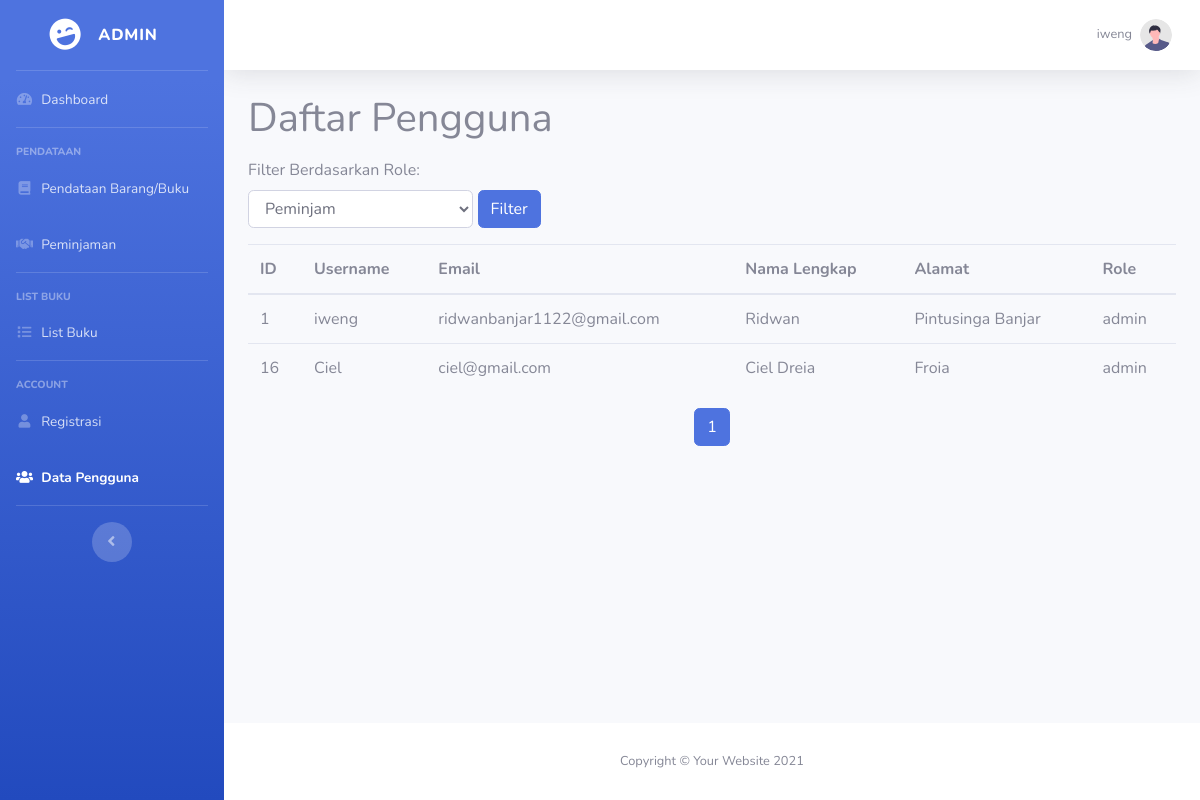
The app's page /dashboard/user.php?role=admin (signed in), older data.
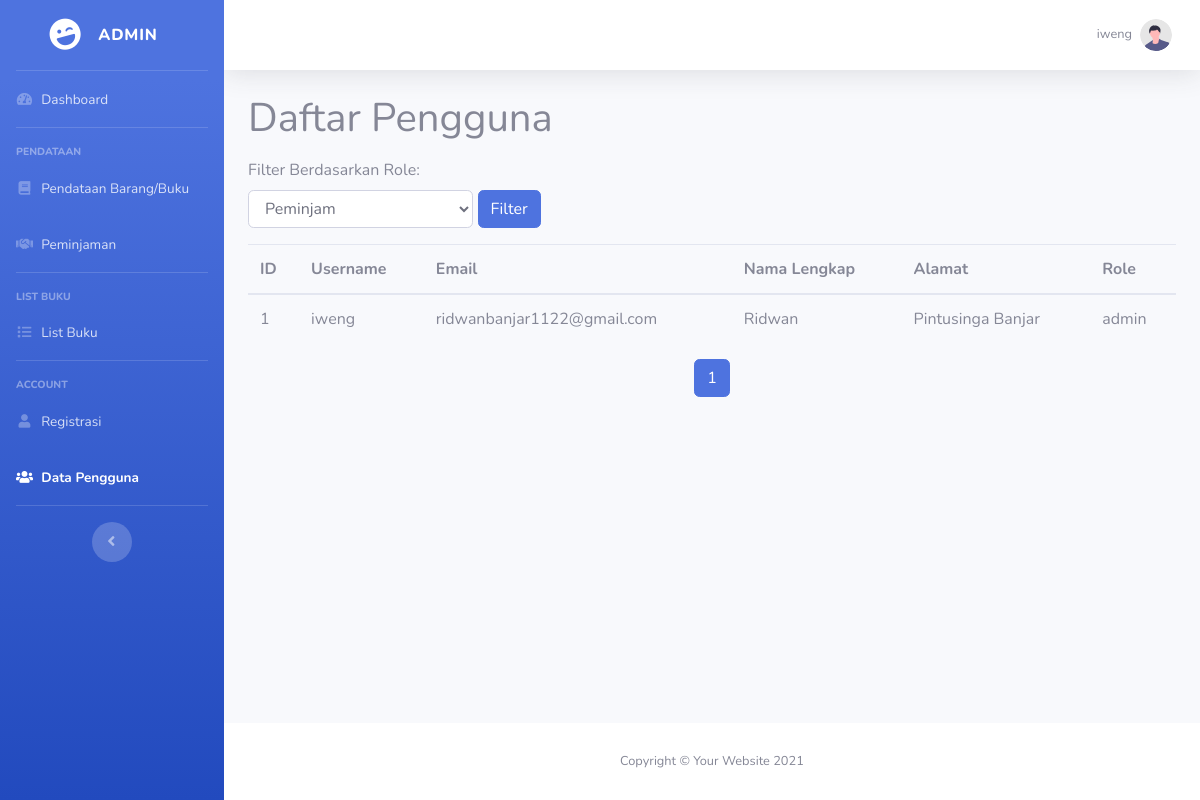
The same page, newer data.
### tables this page shows
CREATE TABLE `user` (
  `id` int(11) NOT NULL,
  `perpus_id` int(11) NOT NULL,
  `username` varchar(255) NOT NULL,
  `password` varchar(255) NOT NULL,
  `email` varchar(255) NOT NULL,
  `nama_lengkap` varchar(255) NOT NULL,
  `alamat` text NOT NULL,
  `role` enum('admin','petugas','peminjam','') NOT NULL,
  `created_at` timestamp NOT NULL DEFAULT current_timestamp() ON UPDATE current_timestamp()
);

### function/func.php (called while the page is built, shortened)
<?php
function getUserRole($conn, $username) {
    $userRole = '';
    $query = "SELECT role FROM `user` WHERE `username` = '$username'";
    $result = mysqli_query($conn, $query);
    if ($result) {
        $row = mysqli_fetch_assoc($result);
        $userRole = $row['role'];
    }
    return $userRole;
}

### dashboard/user.php (the view, shortened to what this page needs)
<?php
include '../function/func.php';
include '../config.php';
$username = $_SESSION['username'];
$userRole = getUserRole($conn, $username);
$page = isset($_GET['page']) ? (int)$_GET['page'] : 1;
$limit = 3;
$offset = ($page - 1) * $limit;
$filterRole = isset($_GET['role']) ? $_GET['role'] : '';
$query = "SELECT * FROM user";
$countQuery = "SELECT COUNT(*) as total FROM user";
if (!empty($filterRole)) {
    $query .= " WHERE role = '$filterRole'";
    $countQuery .= " WHERE role = '$filterRole'";
} else {
    $query .= " WHERE role != 'admin'";
    $countQuery .= " WHERE role != 'admin'";
}
$query .= " LIMIT $limit OFFSET $offset";
$result = mysqli_query($conn, $query);
$total_users_result = mysqli_query($conn, $countQuery);
$total_users_row = mysqli_fetch_assoc($total_users_result);
$total_users = $total_users_row['total'];
$total_pages = ceil($total_users / $limit);
?>
<!DOCTYPE html>
<html lang="en">
<head>
    <link rel="stylesheet" href="https://cdn.jsdelivr.net/npm/sweetalert2@10">
    <link href="vendor/fontawesome-free/css/all.min.css" rel="stylesheet" type="text/css">
    <link href="css/sb-admin-2.min.css" rel="stylesheet">
</head>
<body id="page-top">
    <div id="wrapper">
    <ul class="navbar-nav bg-gradient-primary sidebar sidebar-dark accordion" id="accordionSidebar">
    <?php if($userRole == "petugas") :?>
        <a class="sidebar-brand d-flex align-items-center justify-content-center" href="index.html">
            <div class="sidebar-brand-icon rotate-n-15">
                <i class="fas fa-laugh-wink"></i>
            </div>
            <div class="sidebar-brand-text mx-3">Petugas</div>
        </a>
        <hr class="sidebar-divider my-0">
            <li class="nav-item">
                <a class="nav-link" href="index.php">
                    <i class="fas fa-fw fa-tachometer-alt"></i>
                    <span>Dashboard</span></a>
            </li>
            <hr class="sidebar-divider">
            <div class="sidebar-heading">
                Pendataan
            </div>
            <li class="nav-item active">
                <a class="nav-link active" href="buku/index.php">
                    <i class="fas fa-fw fa-book"></i>
                    <span>Pendataan Barang/Buku</span>
                </a>
            </li>
            <li class="nav-item">
                <a class="nav-link" href="#">
                    <i class="fas fa-fw fa-file-alt"></i>
                    <span>Laporan</span>
                </a>
            </li>
            <hr class="sidebar-divider d-none d-md-block">
            <div class="text-center d-none d-md-inline">
                <button class="rounded-circle border-0" id="sidebarToggle"></button>
            </div>
        <?php elseif($userRole == "admin") :?>
        <a class="sidebar-brand d-flex align-items-center justify-content-center" href="index.html">
            <div class="sidebar-brand-icon rotate-n-15">
                <i class="fas fa-laugh-wink"></i>
            </div>
            <div class="sidebar-brand-text mx-3">Admin</div>
        </a>
        <hr class="sidebar-divider my-0">
            <li class="nav-item ">
                <a class="nav-link" href="index.php">
                    <i class="fas fa-fw fa-tachometer-alt"></i>
                    <span>Dashboard</span></a>
            </li>
            <hr class="sidebar-divider">
            <div class="sidebar-heading">
                Pendataan
            </div>
            <li class="nav-item">
                <a class="nav-link" href="buku/">
                    <i class="fas fa-fw fa-book"></i>
                    <span>Pendataan Barang/Buku</span>
                </a>
            </li>
            <li class="nav-item">
                <a class="nav-link" href="peminjaman/">
                    <i class="fas fa-fw fa-handshake"></i>
                    <span>Peminjaman</span>
                </a>
            </li>
            <hr class="sidebar-divider">
            <div class="sidebar-heading">
                List Buku
            </div>
            <li class="nav-item">
                <a class="nav-link" href="list/">
                    <i class="fas fa-fw fa-list"></i>
                    <span>List Buku</span>
                </a>
            </li>
            <hr class="sidebar-divider d-none d-md-block">
            <div class="sidebar-heading">
                Account
            </div>
            <li class="nav-item">
                <a class="nav-link" href="registrasi.php">
                    <i class="fas fa-fw fa-user"></i>
                    <span>Registrasi</span>
                </a>
            </li>
            <li class="nav-item active">
                <a class="nav-link" href="">
                    <i class="fas fa-fw fa-users"></i>
                    <span>Data Pengguna</span>
                </a>
            </li>
            <hr class="sidebar-divider d-none d-md-block">
            <div class="text-center d-none d-md-inline">
                <button class="rounded-circle border-0" id="sidebarToggle"></button>
            </div>
            <?php endif;?>
        </ul>
        <div id="content-wrapper" class="d-flex flex-column">
            <div id="content">
                <nav class="navbar navbar-expand navbar-light bg-white topbar mb-4 static-top shadow">
                    <ul class="navbar-nav ml-auto">
                        <li class="nav-item dropdown no-arrow">
                            <a class="nav-link dropdown-toggle" href="#" id="userDropdown" role="button"
                                data-toggle="dropdown" aria-haspopup="true" aria-expanded="false">
                                <span class="mr-2 d-none d-lg-inline text-gray-600 small">
                                    <?= $_SESSION['username']; ?>
                                </span>
                                <img class="img-profile rounded-circle" src="img/undraw_profile.svg">
                            </a>
                        </li>
                    </ul>
                </nav>
                <div class="container-fluid">
                    <h1 class="mb-3">Daftar Pengguna</h1>
        <form action="" method="get" class="mb-3">
            <div class="form-row align-items-end">
                <div class="form-group col-lg-3 mb-0">
                    <label for="roleFilter" class="mr-2">Filter Berdasarkan Role:</label>
                    <select class="form-control" id="roleFilter" name="role">
                        <option value="peminjam">Peminjam</option>
                    </select>
                </div>
                <div class="form-group mb-0">
                    <button type="submit" class="btn btn-primary btn-block">Filter</button>
                </div>
            </div>
        </form>
        <table class="table table-hover">
            <thead>
                <tr>
                    <th scope="col">ID</th>
                    <th scope="col">Username</th>
                    <th scope="col">Email</th>
                    <th scope="col">Nama Lengkap</th>
                    <th scope="col">Alamat</th>
                    <th scope="col">Role</th>
                </tr>
            </thead>
            <tbody>
                <?php while ($row = mysqli_fetch_assoc($result)) : ?>
                    <tr>
                        <td><?= $row['id']; ?></td>
                        <td><?= $row['username']; ?></td>
                        <td><?= $row['email']; ?></td>
                        <td><?= $row['nama_lengkap']; ?></td>
                        <td><?= $row['alamat']; ?></td>
                        <td><?= $row['role']; ?></td>
                    </tr>
                <?php endwhile; ?>
            </tbody>
        </table>
                <nav aria-label="Page navigation example ">
                    <ul class="pagination justify-content-center">
                        <?php for ($i = 1; $i <= $total_pages; $i++) : ?>
                            <li class="page-item <?= ($page == $i) ? 'active' : ''; ?>"><a class="page-link" href="?page=<?= $i; ?>&role=<?= $filterRole; ?>"><?= $i; ?></a></li>
                        <?php endfor; ?>
                    </ul>
                </nav>
    </div>
</div>
            <footer class="sticky-footer bg-white">
                <div class="container my-auto">
                    <div class="copyright text-center my-auto">
                        <span>Copyright &copy; Your Website 2021</span>
                    </div>
                </div>
            </footer>
        </div>
    </div>
</body>
</html>

Row changes from the older to the newer data that the page shows:
removed user: id "16", username "Ciel", email "ciel@gmail.com", nama_lengkap "Ciel Dreia", alamat "Froia", role "admin"
